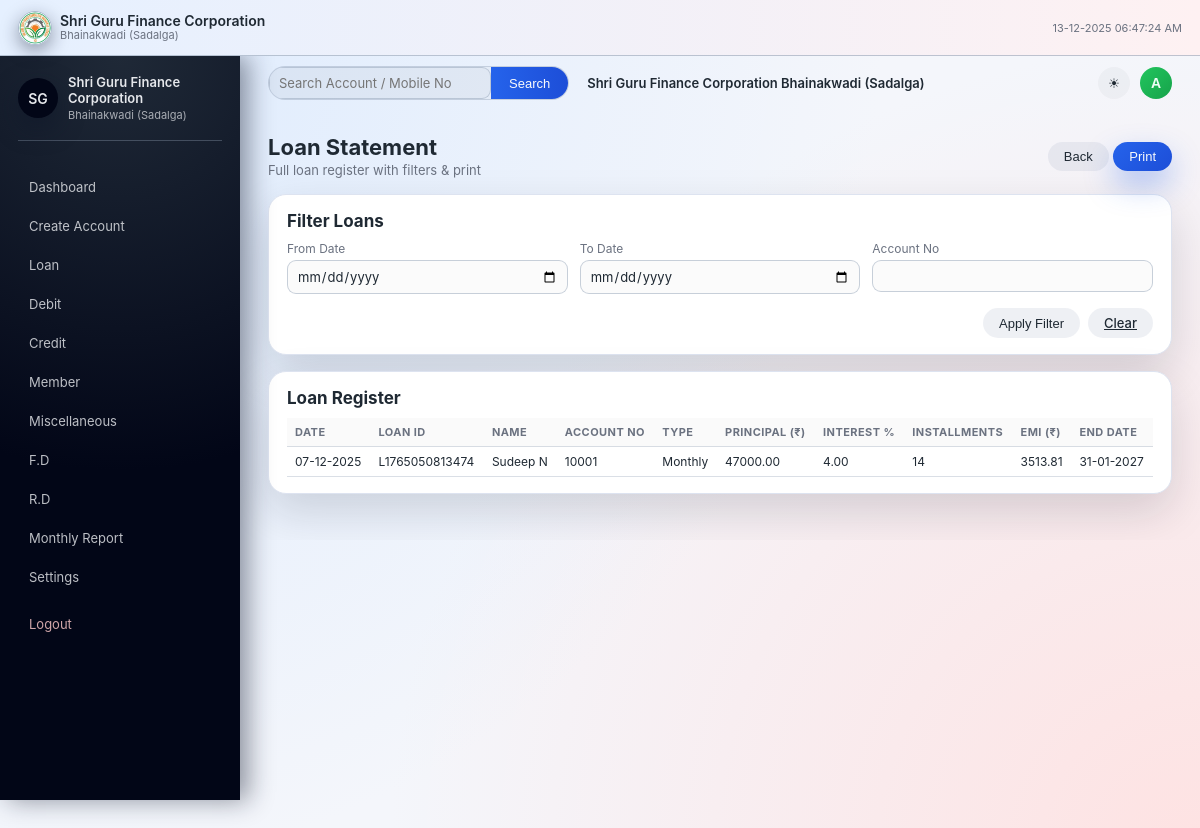
Before: /loan_statement (signed in) with the older database file.
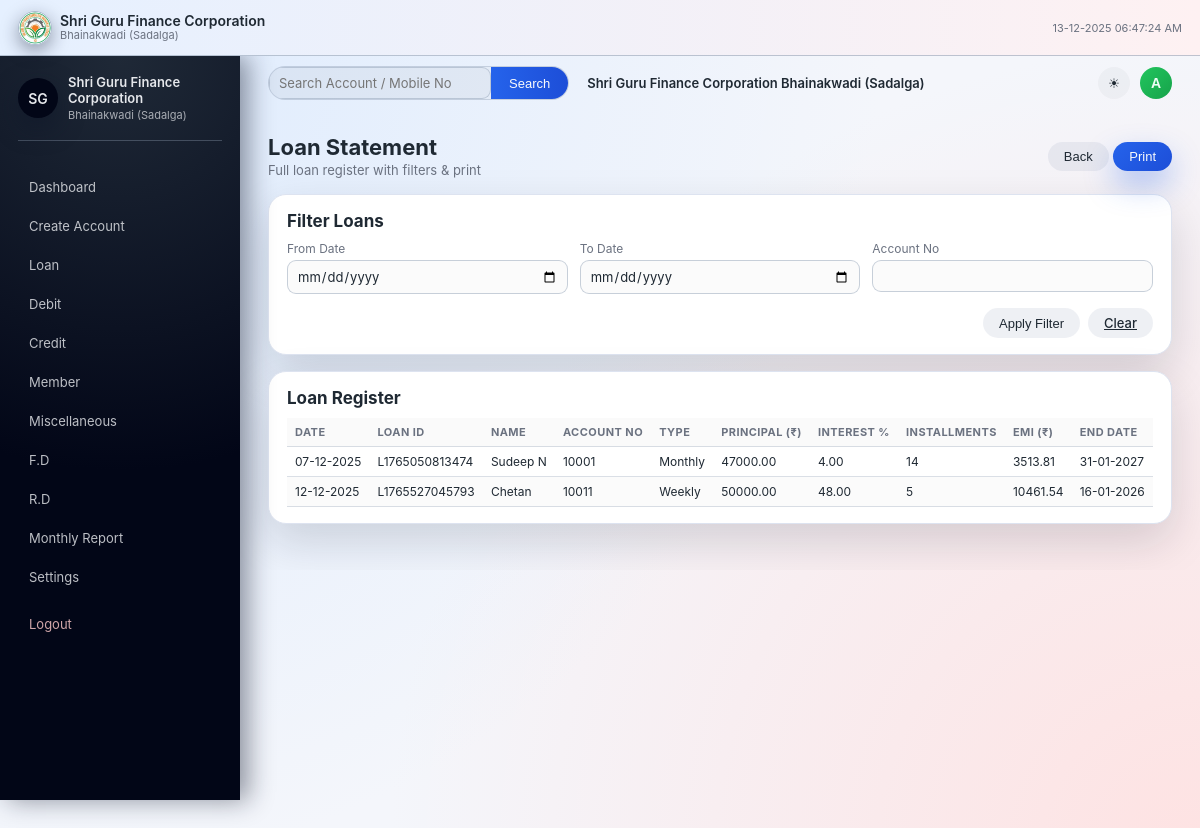
After: the same page with the newer database file.
### app.py (models this page shows)
class Loan(db.Model):
    id = db.Column(db.Integer, primary_key=True)
    loan_id = db.Column(db.String(20), unique=True, nullable=False)
    member_id = db.Column(db.Integer, db.ForeignKey("member.id"), nullable=True)
    account_no = db.Column(db.String(20), nullable=False)
    member_name = db.Column(db.String(120), nullable=False)
    date = db.Column(db.Date, default=date.today)
    loan_type = db.Column(db.String(20), nullable=False)  # Weekly / Monthly / Yearly / FD Loan
    principal = db.Column(db.Float, nullable=False)
    interest_rate = db.Column(db.Float, nullable=False)
    installments = db.Column(db.Integer, nullable=False)
    emi_amount = db.Column(db.Float, nullable=False)
    start_date = db.Column(db.Date, nullable=False)
    end_date = db.Column(db.Date, nullable=False)
    remarks = db.Column(db.Text, nullable=True)

### app.py (the view)
@app.route("/loan_statement")
@login_required
def loan_statement():
    from_date = parse_date_or_none(request.args.get("from_date"))
    to_date = parse_date_or_none(request.args.get("to_date"))
    account_no = request.args.get("account_no", "").strip() or None
    q = Loan.query
    if from_date:
        q = q.filter(Loan.date >= from_date)
    if to_date:
        q = q.filter(Loan.date <= to_date)
    if account_no:
        q = q.filter(Loan.account_no == account_no)
    loans = q.order_by(Loan.date.asc(), Loan.id.asc()).all()
    return render_template(
        "loan_statement.html",
        loans=loans,
        from_date=from_date,
        to_date=to_date,
        account_no=account_no or "",
    )

### app.py (called while the page is built)
def login_required(view_func):
    from functools import wraps
    @wraps(view_func)
    def wrapped(*args, **kwargs):
        if "user_id" not in session:
            return redirect(url_for("login"))
        return view_func(*args, **kwargs)
    return wrapped

@app.context_processor
def inject_now():
    return {
        "now": datetime.utcnow(),
        "bank_name": "Shri Guru Finance Corporation Bhainakwadi (Sadalga)",
    }

def parse_date_or_none(value: str):
    if not value:
        return None
    try:
        return datetime.strptime(value, "%Y-%m-%d").date()
    except ValueError:
        return None

### templates/loan_statement.html (shortened to what this page needs)
{% extends "base.html" %}
{% block content %}
<div class="page-header">
    <div>
        <h2>Loan Statement</h2>
        <p class="page-subtitle">
            Full loan register with filters &amp; print
        </p>
    </div>
    <div class="no-print">
        <button type="button" class="btn-secondary" onclick="window.history.back()">Back</button>
        <button type="button" class="btn-primary" onclick="window.print()">Print</button>
    </div>
</div>
<div class="card no-print">
    <h3>Filter Loans</h3>
    <form method="get" class="form-grid">
        <div class="form-row">
            <label>From Date
                <input type="date" name="from_date"
                       value="{{ from_date.strftime('%Y-%m-%d') if from_date else '' }}">
            </label>
            <label>To Date
                <input type="date" name="to_date"
                       value="{{ to_date.strftime('%Y-%m-%d') if to_date else '' }}">
            </label>
            <label>Account No
                <input type="text" name="account_no" value="{{ account_no or '' }}">
            </label>
        </div>
        <div class="form-actions">
            <button type="submit" class="btn-secondary">Apply Filter</button>
            <a href="{{ url_for('loan_statement') }}" class="btn-secondary">Clear</a>
        </div>
    </form>
</div>
<div class="card table-card">
    <h3>Loan Register</h3>
    <div class="table-wrapper">
        <table>
            <thead>
                <tr>
                    <th>Date</th>
                    <th>Loan ID</th>
                    <th>Name</th>
                    <th>Account No</th>
                    <th>Type</th>
                    <th>Principal (₹)</th>
                    <th>Interest %</th>
                    <th>Installments</th>
                    <th>EMI (₹)</th>
                    <th>End Date</th>
                </tr>
            </thead>
            <tbody>
                {% if loans %}
                    {% for l in loans %}
                    <tr>
                        <td>{{ l.date.strftime('%d-%m-%Y') if l.date else '' }}</td>
                        <td>{{ l.loan_id }}</td>
                        <td>{{ l.member_name }}</td>
                        <td>{{ l.account_no }}</td>
                        <td>{{ l.loan_type }}</td>
                        <td>{{ '%.2f'|format(l.principal) }}</td>
                        <td>{{ '%.2f'|format(l.interest_rate) }}</td>
                        <td>{{ l.installments }}</td>
                        <td>{{ '%.2f'|format(l.emi_amount) }}</td>
                        <td>{{ l.end_date.strftime('%d-%m-%Y') if l.end_date else '' }}</td>
                    </tr>
                    {% endfor %}
                {% else %}
                    <tr>
                        <td colspan="10" class="muted">No loans found for selected filter.</td>
                    </tr>
                {% endif %}
            </tbody>
        </table>
    </div>
</div>
{% endblock %}

Changed rows visible on the page:
added Loan: date "12-12-2025", loan_id "L1765527045793", member_name "Chetan", account_no "10011", loan_type "Weekly", principal "50000.00", interest_rate "48.00", installments "5", emi_amount "10461.54", end_date "16-01-2026"
